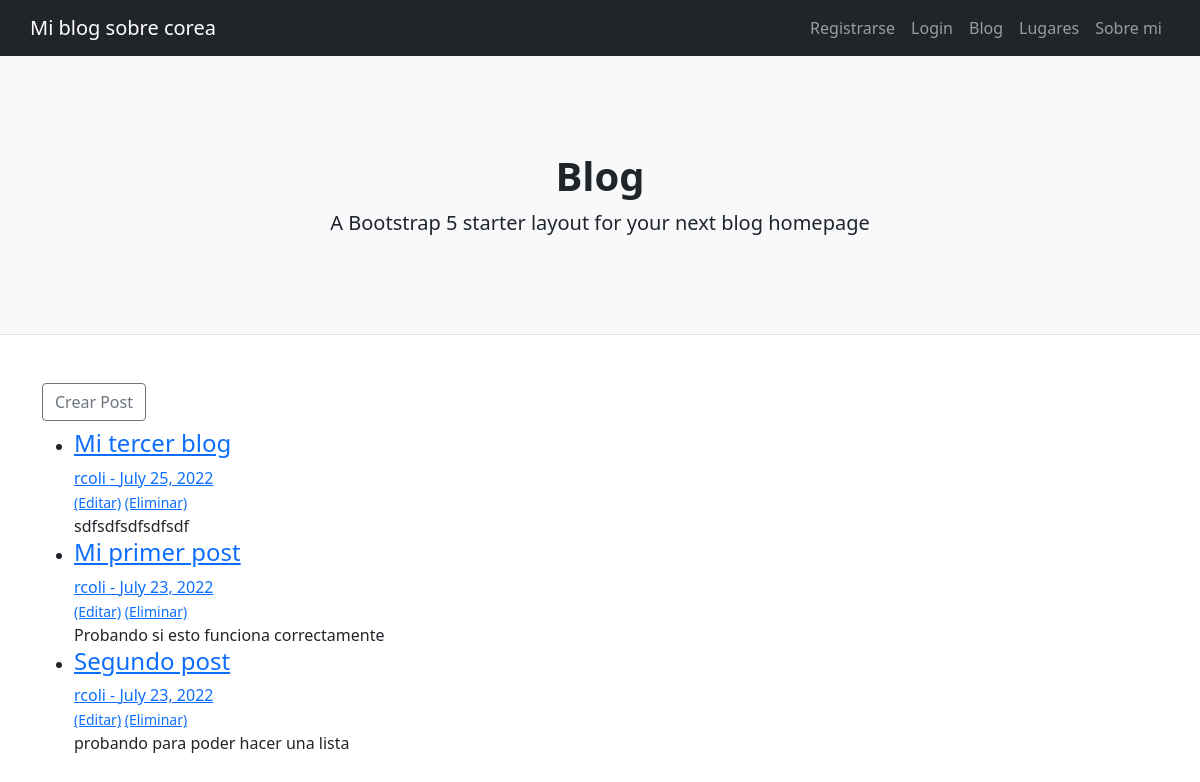
The page /blog/ on the database as committed earlier.
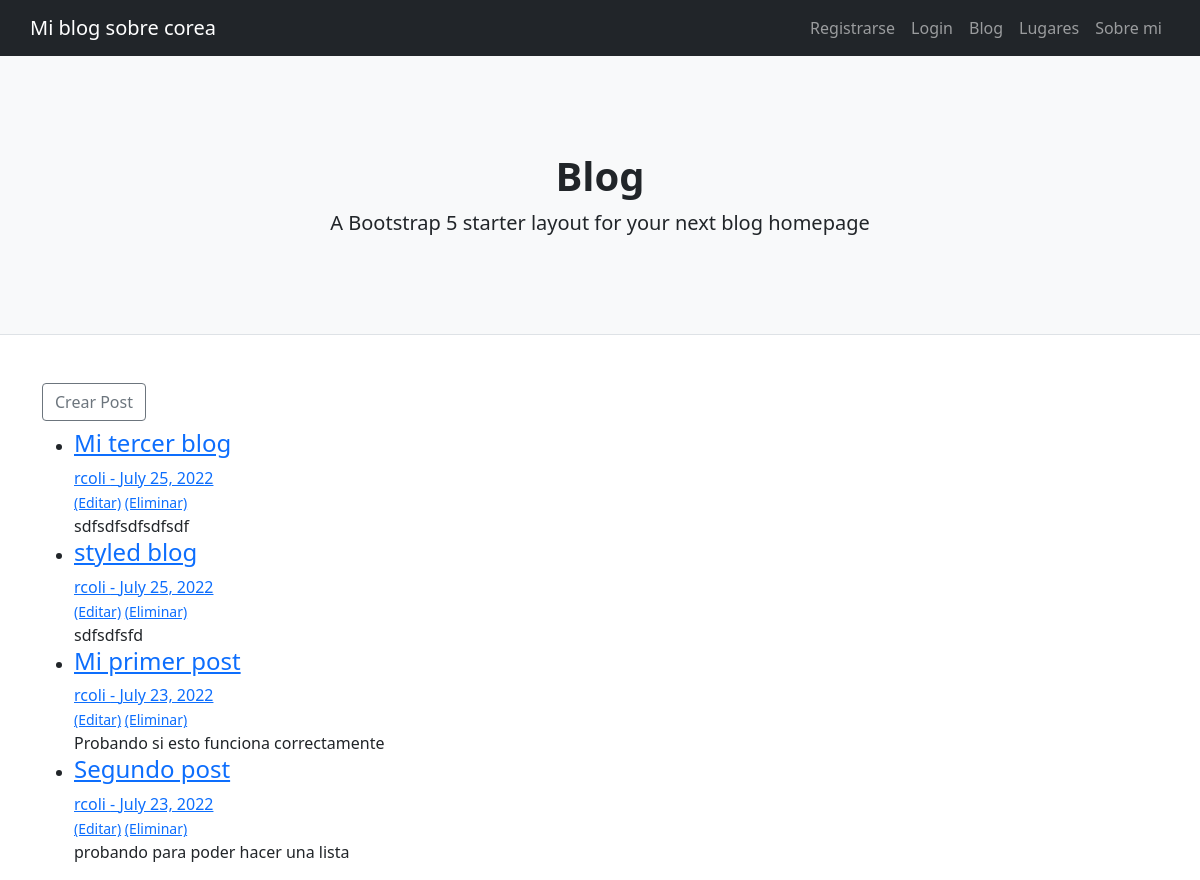
The same page on the database as committed later.
### Blog/models.py (models this page shows, shortened)
class Post(models.Model):
   titulo=models.CharField(max_length=255)
   subtitulo=models.CharField(max_length=200)
   autor=models.ForeignKey(User, on_delete=models.CASCADE)
   fecha=models.DateField(auto_now_add=True)
   imagen=models.ImageField(null=True, blank=True, upload_to="images/")
   cuerpo=models.TextField()

### Blog/views.py (the view)
# urls.py: path('blog/', BlogView.as_view(), name="blog"),
class BlogView(ListView):
    model=Post
    template_name='Blog/blog.html'
    ordering=['-fecha']

### Blog/templates/Blog/blog.html (shortened to what this page needs)
{% extends "Blog/padre.html" %}
{% load static %}
{% block contenidoQueCambia %}
 <header class="py-5 bg-light border-bottom mb-4">
<div class="container">
        <div class="text-center my-5">
            <h1 class="fw-bolder">Blog</h1>
            <p class="lead mb-0">A Bootstrap 5 starter layout for your next blog homepage</p>
        </div>
    </div>
</header>
<br/>
<div class="container"><h6><a href="{% url 'add_post' %}" class="btn btn-outline-secondary">Crear Post</a></h6></div>
<div class="container">
<ul>
    {% for post in object_list %}
        <li><h4><a href="{% url 'post-detalles' post.pk %}" >{{ post.titulo}}</h4>
        {{ post.autor }} - {{ post.fecha }}
        <small></br>
            <a href="{% url 'update_post' post.pk %}">(Editar)</a>
            <a href="{% url 'delete_post' post.pk %}">(Eliminar)</a></a></small>
        {{ post.cuerpo }}</li>
    {% endfor %}
    </ul>
{% endblock %}

Rows that differ between the two databases and show on the page:
added Post: titulo "styled blog", autor "rcoli", fecha "July 25, 2022", cuerpo "sdfsdfsfd"
